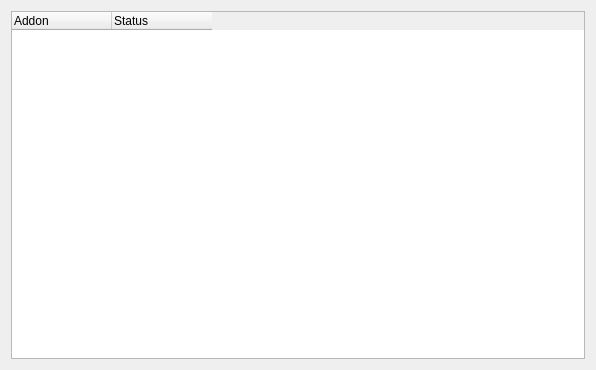
<?xml version="1.0" encoding="UTF-8"?>
<ui version="4.0">
 <class>AddonsConfig</class>
 <widget class="QWidget" name="AddonsConfig">
  <property name="geometry">
   <rect>
    <x>0</x>
    <y>0</y>
    <width>596</width>
    <height>370</height>
   </rect>
  </property>
  <property name="windowTitle">
   <string>Addons Config</string>
  </property>
  <layout class="QGridLayout" name="gridLayout">
   <item row="0" column="0">
    <widget class="QTreeWidget" name="uiAddonsTREE">
     <attribute name="headerStretchLastSection">
      <bool>false</bool>
     </attribute>
     <attribute name="headerStretchLastSection">
      <bool>false</bool>
     </attribute>
     <column>
      <property name="text">
       <string>Addon</string>
      </property>
     </column>
     <column>
      <property name="text">
       <string>Status</string>
      </property>
     </column>
    </widget>
   </item>
  </layout>
 </widget>
 <resources/>
 <connections/>
</ui>
